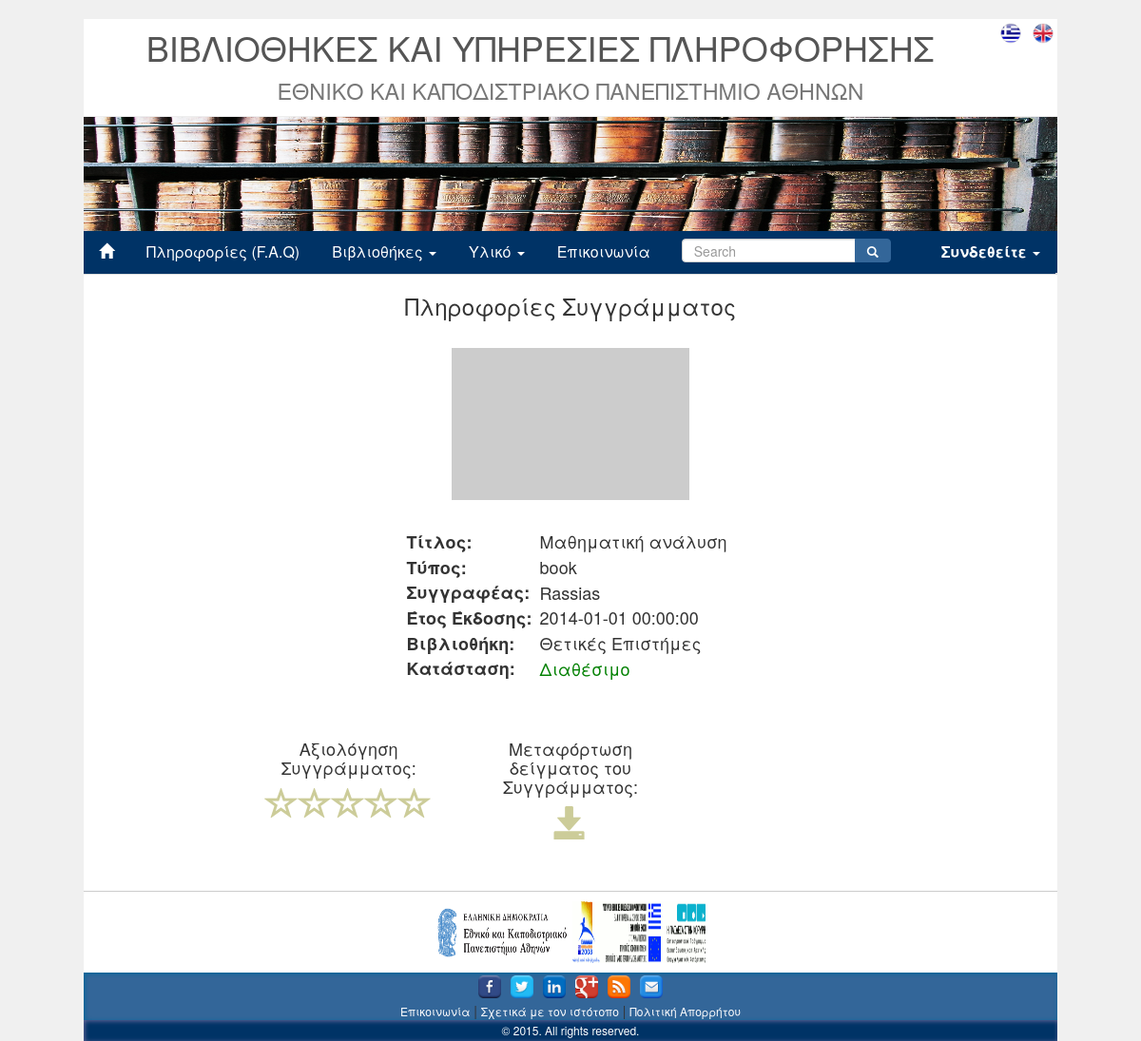
/bookinfo.php?id=4, run on the app's committed database.
### tables this page shows
CREATE TABLE `Documents` (
  `idDocuments` int(11) NOT NULL AUTO_INCREMENT,
  `title` varchar(45) NOT NULL,
  `type` varchar(45) NOT NULL,
  `author` varchar(45) NOT NULL,
  `publicationDate` datetime NOT NULL,
  `returnDate` datetime DEFAULT NULL,
  `libName` varchar(45) NOT NULL,
  `useridLended` int(11) DEFAULT NULL,
  `isLended` int(1) unsigned zerofill NOT NULL,
  PRIMARY KEY (`idDocuments`),
  UNIQUE KEY `idDocuments_UNIQUE` (`idDocuments`)
);

### bookinfo.php (the view, shortened to what this page needs)
<!DOCTYPE html>
<html>
    <head>
        <link rel="stylesheet" href="http://maxcdn.bootstrapcdn.com/bootstrap/3.3.5/css/bootstrap.min.css">
        <link rel="stylesheet" href="assets/css/index.css">
        <link rel="stylesheet" href="assets/css/header.css">
        <link rel="stylesheet" href="assets/css/footer.css">
        <link rel="stylesheet" href="assets/css/bookinfo.css">
    </head>
    <body>
        <div id="container">
            <div id="headerfile"> <?php include 'header.php' ?></div>
            <div class="wrapper">
                <center>
                  <?php
                      $id=$_GET['id'];
                      include 'connect.php';
                      $query = 'SELECT * FROM Documents WHERE idDocuments="'.$id.'"';
                      $results = mysqli_query($link,$query) or die ("Query failed");
                      $row=mysqli_fetch_object($results);
                  ?>
                    <h3> Πληροφορίες Συγγράμματος </h3>
                    <img class="media-object" src="http://placehold.it/250x160" alt="...">
                    <table>
                        <tr>
                            <td> <b> Τίτλος: </b> </td>
                            <td> <?php echo ''.$row->title.''; ?> </td>
                        </tr>
                        <tr>
                            <td> <b> Τύπος: </b> </td>
                            <td> <?php echo ''.$row->type.''; ?> </td>
                        </tr>
                        <tr>
                            <td> <b> Συγγραφέας: </b> </td>
                            <td> <?php echo ''.$row->author.''; ?> </td>
                        </tr>
                        <tr>
                            <td> <b> Έτος Έκδοσης: </b> </td>
                            <td> <?php echo ''.$row->publicationDate.''; ?> </td>
                        </tr>
                        <tr>
                            <td> <b> Βιβλιοθήκη: </b> </td>
                            <td> <?php echo ''.$row->libName.''; ?> </td>
                        </tr>
                        <?php
                            if($row->isLended==true)
                            {
                              echo '<tr>
                                <td> <b> Κατάσταση: </b> </td>
                                <td><font color="red"> Δανεισμένο </font></td>
                              </tr>';
                            }
                          else
                          {
                            echo '<tr>
                              <td> <b> Κατάσταση: </b> </td>
                              <td><font color="green"> Διαθέσιμο </font></td>
                            </tr>';
                          }
                        ?>
                    </table>
                    <div class="row rates">
                        <div class="col-sm-4">
                            <h4> Αξιολόγηση Συγγράμματος: </h4>
                        </div>
                        <div class="col-sm-4">
                            <h4> Μεταφόρτωση δείγματος του Συγγράμματος: </h4>
                            <span class="glyphicon glyphicon-save" aria-hidden="true"></span>
                        </div>
                    </div>
                </center>
            </div>
        </div>
        <div id="footerfile"> <?php include 'footer.php' ?></div>
    </body>
</html>

### header.php (shortened to what this page needs)
<div class="header">
    <div id="lang">
        <img src="assets/img/grflag.png">
        <img src="assets/img/ukflag.png">
    </div>
    <div class="page-header">
        <h1> ΒΙΒΛΙΟΘΗΚΕΣ ΚΑΙ ΥΠΗΡΕΣΙΕΣ ΠΛΗΡΟΦΟΡΗΣΗΣ <br><small>  ΕΘΝΙΚΟ ΚΑΙ ΚΑΠΟΔΙΣΤΡΙΑΚΟ ΠΑΝΕΠΙΣΤΗΜΙΟ ΑΘΗΝΩΝ </small></h1>
    </div>
    <img src="assets/img/books2.jpg">
    <ul class="nav nav-tabs">
        <li><a href="index.php">  <span class="glyphicon glyphicon-home"/> </a></li>
        <li><a href="faq.php">Πληροφορίες (F.A.Q)</a></li>
        <li class="dropdown">
            <a class="dropdown-toggle" data-toggle="dropdown" href="#">Βιβλιοθήκες
                <span class="caret"></span>
            </a>
         </li>
        <li class="dropdown">
            <a class="dropdown-toggle" data-toggle="dropdown" href="#">Υλικό
                <span class="caret"></span>
            </a>
         </li>
         <li><a href="contact.php">Επικοινωνία</a></li>
         <?php
          if(basename($_SERVER['PHP_SELF'])!="booksearch.php" && basename($_SERVER['PHP_SELF'])!="libsearch.php")
          {
            echo '<form class="navbar-form navbar-left" name="mainsearch" role="search" action="qsearchresults.php" method="post">
                <div class="input-group">
                 <input type="text" name="mvalue" class="search-query form-control" placeholder="Search" />
                 <span class="input-group-btn">
                     <button onclick="return validateForm()" name="mbutton" class="btn btn-danger" type="submit" >
                         <span class="glyphicon glyphicon-search"></span>
                     </button>
                 </span>
                 </div>
             </form>';
           }
          ?>
          <?php
          if(empty($_SESSION['email']) && empty($_SESSION['id']))
          {
            echo '<ul class="nav nav-tabs pull-right">
            <li class="dropdown">
              <a href="#" class="dropdown-toggle" data-toggle="dropdown"><b>Συνδεθείτε</b> <span class="caret"></span></a>
                <ul id="login-dp" class="dropdown-menu">
    				      <li>
    					        <div class="row">
    							      <div class="col-md-12">
    								        <form class="form" role="form" method="post" accept-charset="UTF-8" id="login-nav">
    										       <div class="form-group">
    											           <label class="sr-only">Username</label>
    											            <input name="Username" type="text" class="form-control" id="Username" placeholder="Username" required>
    										        </div>
    										          <div class="form-group">
    											            <label class="sr-only">Email</label>
    											            <input name="Email" type="email" class="form-control" id="Email" placeholder="Email" required>
    										          </div>
    										          <div class="form-group">
    											         <button type="button" name="loginbutton" onclick="return checkLogin()" class="btn btn-primary btn-block">Σύνδεση</button>
    										            </div>
                                    <div class="form-group">
      											         <button type="reset" name="resetbutton" class="btn btn-primary btn-block">Καθαρισμός</button>
      										            </div>
    								            </form>
    							        </div>
    							       <div class="bottom text-center">
    								        Νέος Χρήστης ? <br /> <a href="signup.php"><b>Εγγραφείτε</b></a>
    							         </div>
    					        </div>
    				       </li>
    			     </ul>';
             }
             else {
              echo '<li><a href="logout.php">Αποσύνδεση</a></li><span class="caret">';
             }
          ?>
            </li>
          </ul>
    </ul>
</div>

### footer.php
<div id="footer">
    <center>
        <div class="logos">
            <a href="http://www.uoa.gr" target="_blank"><img src="assets/img/nkualogo.gif"></a>
            <a href="http://www.epeaek.gr/epeaek/el/index.html" target="_blank"><img src="assets/img/epeaeklogo.gif"></a>
        </div>
        <div class="social">
            <img src="assets/img/social/facebook.png" title="facebook"/>
            <img src="assets/img/social/twitter.png" title="twitter"/>
            <img src="assets/img/social/linkedin.png" title="linkedin"/>
            <img src="assets/img/social/googleplus.png" title="google+"/>
            <img src="assets/img/social/rss.png" title="rss"/>
            <img src="assets/img/social/email-blue.png" title="email"/>
            <br />
            <a href="contact.php">Επικοινωνία</a> |
            <a href="#">Σχετικά με τον ιστότοπο</a> |
            <a href="#">Πολιτική Απορρήτου</a>
        </div>
        <div class="copy">
            <p>
                &copy 2015. All rights reserved.
            </p>
        </div>
    </center>
</div>

### assets/css/index.css (style rules this page uses)
html,body { background-color: #f0f0f0; height: 100%; }
#container { background-color: #fff; width: 1024px; margin: auto; min-height: 100%; height: auto; margin: 0 auto -30px; padding: 0 0 30px; }
#headerfile { width: auto; }
#footerfile { width: 1024px; margin: auto; }

### assets/css/header.css (style rules this page uses)
.header #lang { float: right; margin-top: 3px; }
.header #lang img { width: 30px; height: 22px; cursor: pointer; }
.header img { width: 100%; height: 120px; }
.page-header { padding: 0; margin: 0; }
.page-header h1 { color: #555; text-align: center; padding-top: 10px; padding-bottom: 3px; }
.nav-tabs { background-color: #003366; }
.nav-tabs a { color: #fff !important; font-size: 16px; }
.header .dropdown-toggle { background-color: #003366 !important; }
.header .navbar-form .input-group { width: 220px; }
.header .navbar-form .input-group input { height: 25px; }
.header .navbar-form .input-group .input-group-btn .btn-danger { height: 25px; background-color: #336699; border: 1px solid #336699; }
.header .navbar-form .input-group .input-group-btn .btn .glyphicon-search { font-size: 12px; vertical-align: top; }

### assets/css/footer.css (style rules this page uses)
#footer .logos { border-top: 1px solid #ccc; background-color: #fff; }
#footer .logos img { height: 65px; width: 140px; margin-bottom: 10px; margin-top: 10px; }
#footer .social { background-color: #336699; box-shadow: inset 1px 1px 5px 0 #006699; -webkit-box-shadow: inset 1px 1px 5px 0 #006699; -moz-box-shadow: inset 1px 1px 5px 0 #006699; -o-box-shadow: inset 1px 1px 5px 0 #006699; }
#footer .social a { font-size: 12px; color: #fff; }
#footer .social img { padding: 3px; width: 30px; height: 30px; cursor: pointer; }
#footer .copy { background-color: #003366; box-shadow: inset 1px 1px 5px 0 #666699; -webkit-box-shadow: inset 1px 1px 5px 0 #666699; -moz-box-shadow: inset 1px 1px 5px 0 #666699; -o-box-shadow: inset 1px 1px 5px 0 #666699; }
#footer .copy p { padding-top: 2px; padding-bottom: 3px; font-size: 12px; color: #fff; }

### assets/css/bookinfo.css (style rules this page uses)
.wrapper { margin-bottom: 5%; }
.wrapper h3 { margin-bottom: 3%; }
.wrapper img { margin-bottom: 3%; }
.wrapper table td { font-size: 18px; padding-right: 8px; }
.rates { margin-top: 5%; width: 700px; }
.rates .glyphicon { font-size: 35px; color: #cccc99; cursor: pointer; }

### data on the page
documents: title "Μαθηματική ανάλυση", type "book", author "Rassias", publicationDate "2014-01-01 00:00:00", libName "Θετικές Επιστήμες"
